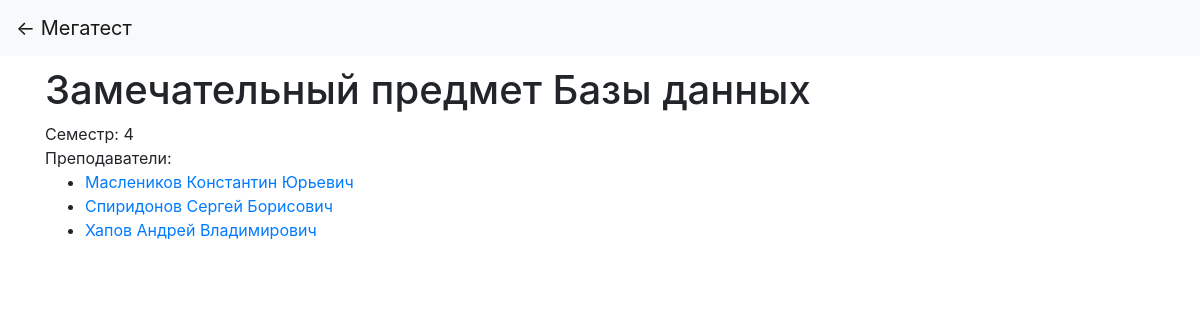
The page /subject/5 on the database its author committed.
### lab_4/models.py (models this page shows, shortened)
class Subject(models.Model):
    name = models.TextField()
    semester = models.IntegerField()
    teachers = models.ManyToManyField(Teacher, related_name='subjects')

class Teacher(models.Model):
    first_name = models.TextField()
    patronymic = models.TextField()
    last_name = models.TextField()
    def __str__(self):
        return f"{self.last_name} {self.first_name} {self.patronymic}"

### lab_4/views.py (the view)
# urls.py: path(r'subject/<int:id>', SubjectView.as_view(), name='subject'),
class SubjectView(TemplateView):
    def get(self, *args, **kwargs):
        data = {
            'subject': Subject.objects.filter(id=kwargs['id']).first()
        }
        return render(self.request, 'subject.html', data)

### templates/subject.html (shortened to what this page needs)
{% extends 'main.html' %}
{% block content %}
    <h1>Замечательный предмет {{ subject.name }}</h1>
    <div>Семестр: {{ subject.semester|default:"всегда" }}</div>
        <div>
            Преподаватели:
            <ul>
            {% for teacher in subject.teachers.all %}
                <li>
                    <a href="{% url 'teacher' teacher.id %}">{{ teacher }}</a>
                </li>
            {% endfor %}
            </ul>
        </div>
    </div>
{% endblock %}

### rows shown on the page
Subject: name "Базы данных", semester "4"
Teacher: last_name+first_name+patronymic "Маслеников Константин Юрьевич"
Teacher: last_name+first_name+patronymic "Спиридонов Сергей Борисович"
Teacher: last_name+first_name+patronymic "Хапов Андрей Владимирович"
